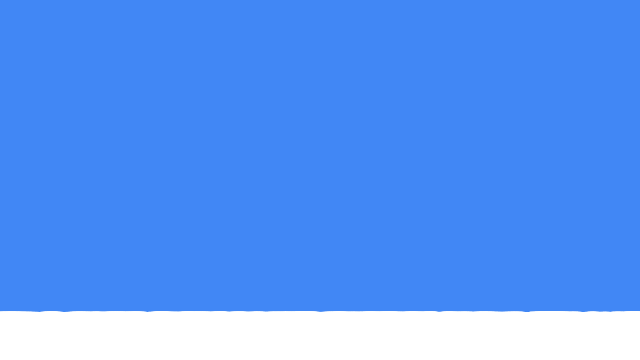
Frame 1 (no input)
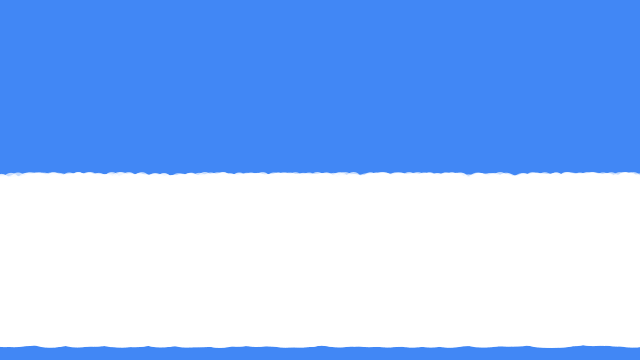
Frame 60 (the mouse pressed at the canvas centre just before this capture)
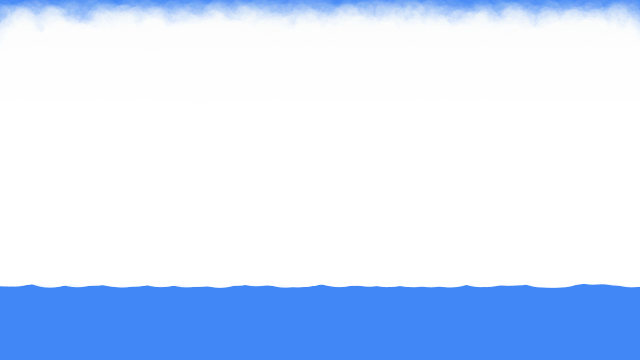
Frame 120 (the mouse held since frame 60 and released just before this capture)

The Processing sketch that drew these frames (run headless with seeded random() and noise(); from frame 60 on, the mouse is pressed at the canvas centre):

// Processing sketch: ObjectsWarmup0
// ── ObjectsWarmup0.pde
//declares array
Bubble[] bubbles;

void setup() {
  size(640, 360);
  bubbles = new Bubble[10000];
  for (int i = 0; i < bubbles.length; i++) {
    bubbles[i] = new Bubble(random(width));
  }
}

void draw() {
  background(65, 135, 245);
  for (int i = 0; i < bubbles.length; i++) {
    bubbles[i].ascend();
    bubbles[i].top();
    bubbles[i].display();
  }
}

void mousePressed() {
  bubbles = (Bubble []) append(bubbles, new Bubble(mouseX, mouseY));
}

// ── Bubble.pde
class Bubble {
  float x;
  float y;
  float diameter;
  float ySpeed;
  
  Bubble(float tempX) {
    x = tempX;
    y = height;
    diameter = random(16, 96);
    ySpeed = map(diameter, 16, 96, 3, 1);
  }
  Bubble(float tempX, float tempY) {
    x = tempX;
    y = tempY;
    diameter = random(16, 96);
    ySpeed = map(diameter, 16, 96, 3, 1);
  }
  void ascend() {
    y-= ySpeed;
  } 
  
  void display() {
    noStroke();
    fill(255, y);
    ellipse(x, y, diameter, diameter);
  }
  
  void top() {
    if (y + diameter / 2 < 0) {
      x = random(width);
      y = height + diameter;
    }
  }
}
